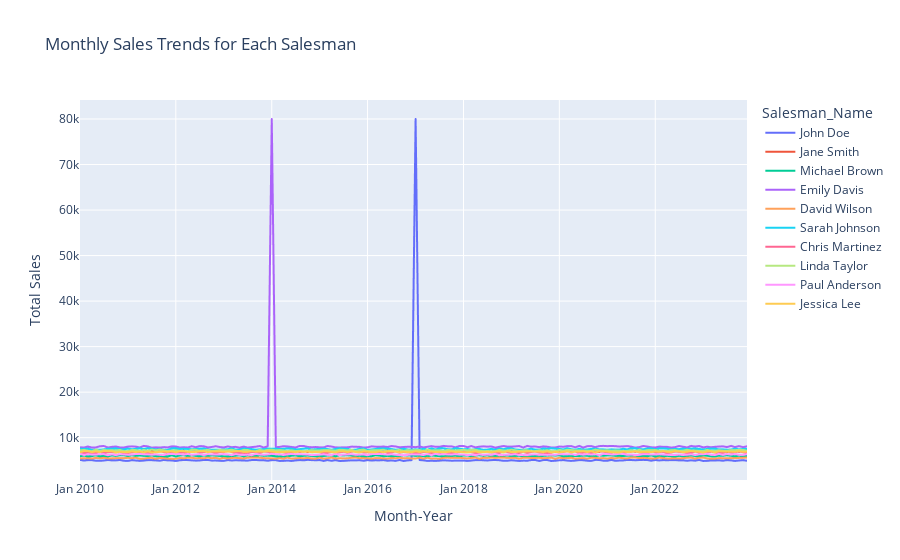

The code cell stored with this chart in its notebook:
### Code cell
# Define the connection string
conn_str = ("Driver={SQL Server Native Client 11.0};"
            "Server=LAPTOP-SFURJH94\SQLSERVER2019;"
            "Database=PortfolioProject;"
            "Trusted_Connection=yes;")

# Establish connection
cnxn = pyodbc.connect(conn_str)



# SQL query to fetch sales data
query = """
SELECT Salesman_Name, Month_Year, Total_Sales
FROM SalesData
"""

# Fetch the data into a DataFrame
sales_data = pd.read_sql(query, cnxn)

# Close the database connection
cnxn.close()



# plotting graph

# Create an interactive line plot
fig = px.line(
    sales_data,
    x='Month_Year',
    y='Total_Sales',
    color='Salesman_Name',
    title='Monthly Sales Trends for Each Salesman',
    labels={'Total_Sales': 'Total Sales', 'Month_Year': 'Month-Year'},
    hover_data={'Salesman_Name': True, 'Total_Sales': True, 'Month_Year': '|%B %Y'}  # Hover over details
)

# Customize the layout for better readability
fig.update_layout(
    xaxis_title='Month-Year',
    yaxis_title='Total Sales',
    xaxis=dict(tickformat="%b %Y"),
    hovermode="x unified",
)

# Show the plot
fig.show()


# Function to calculate Z-scores and identify outliers
def find_outliers(data, threshold=3):
    # Group data by Salesman and calculate Z-scores for each group
    data['Z_score'] = data.groupby('Salesman_Name')['Total_Sales'].transform(lambda x: zscore(x, ddof=0))
    

    
    # Identify outliers (absolute Z-score greater than threshold)
    data['Outlier'] = data['Z_score'].abs() > threshold
    
    return data

# Find outliers in the sales data
outliers_data = find_outliers(sales_data)

# Print outliers
print(outliers_data[outliers_data['Outlier']])

### Figure 1 — Plotly figure (JSON) as saved in the notebook; plotly's stock layout.template omitted (floating-point values rounded to 4 significant figures; data arrays with more than 128 entries replaced by an {"elided": "..."} marker saying what was removed)
{"data": [{"customdata": {"elided": "168x3 mixed values"}, "hovertemplate": "Salesman_Name=%{customdata[0]}<br>Month-Year=%{customdata[2]|%B %Y}<br>Total Sales=%{customdata[1]}<extra></extra>", "legendgroup": "John Doe", "line": {"color": "#636efa", "dash": "solid"}, "mode": "lines", "name": "John Doe", "showlegend": true, "type": "scattergl", "x": {"elided": "168 str values"}, "xaxis": "x", "y": {"elided": "168 float values"}, "yaxis": "y"}, {"customdata": {"elided": "168x3 mixed values"}, "hovertemplate": "Salesman_Name=%{customdata[0]}<br>Month-Year=%{customdata[2]|%B %Y}<br>Total Sales=%{customdata[1]}<extra></extra>", "legendgroup": "Jane Smith", "line": {"color": "#EF553B", "dash": "solid"}, "mode": "lines", "name": "Jane Smith", "showlegend": true, "type": "scattergl", "x": {"elided": "168 str values"}, "xaxis": "x", "y": {"elided": "168 float values"}, "yaxis": "y"}, {"customdata": {"elided": "168x3 mixed values"}, "hovertemplate": "Salesman_Name=%{customdata[0]}<br>Month-Year=%{customdata[2]|%B %Y}<br>Total Sales=%{customdata[1]}<extra></extra>", "legendgroup": "Michael Brown", "line": {"color": "#00cc96", "dash": "solid"}, "mode": "lines", "name": "Michael Brown", "showlegend": true, "type": "scattergl", "x": {"elided": "168 str values"}, "xaxis": "x", "y": {"elided": "168 float values"}, "yaxis": "y"}, {"customdata": {"elided": "168x3 mixed values"}, "hovertemplate": "Salesman_Name=%{customdata[0]}<br>Month-Year=%{customdata[2]|%B %Y}<br>Total Sales=%{customdata[1]}<extra></extra>", "legendgroup": "Emily Davis", "line": {"color": "#ab63fa", "dash": "solid"}, "mode": "lines", "name": "Emily Davis", "showlegend": true, "type": "scattergl", "x": {"elided": "168 str values"}, "xaxis": "x", "y": {"elided": "168 float values"}, "yaxis": "y"}, {"customdata": {"elided": "168x3 mixed values"}, "hovertemplate": "Salesman_Name=%{customdata[0]}<br>Month-Year=%{customdata[2]|%B %Y}<br>Total Sales=%{customdata[1]}<extra></extra>", "legendgroup": "David Wilson", "line": {"color": "#FFA15A", "dash": "solid"}, "mode": "lines", "name": "David Wilson", "showlegend": true, "type": "scattergl", "x": {"elided": "168 str values"}, "xaxis": "x", "y": {"elided": "168 float values"}, "yaxis": "y"}, {"customdata": {"elided": "168x3 mixed values"}, "hovertemplate": "Salesman_Name=%{customdata[0]}<br>Month-Year=%{customdata[2]|%B %Y}<br>Total Sales=%{customdata[1]}<extra></extra>", "legendgroup": "Sarah Johnson", "line": {"color": "#19d3f3", "dash": "solid"}, "mode": "lines", "name": "Sarah Johnson", "showlegend": true, "type": "scattergl", "x": {"elided": "168 str values"}, "xaxis": "x", "y": {"elided": "168 float values"}, "yaxis": "y"}, {"customdata": {"elided": "168x3 mixed values"}, "hovertemplate": "Salesman_Name=%{customdata[0]}<br>Month-Year=%{customdata[2]|%B %Y}<br>Total Sales=%{customdata[1]}<extra></extra>", "legendgroup": "Chris Martinez", "line": {"color": "#FF6692", "dash": "solid"}, "mode": "lines", "name": "Chris Martinez", "showlegend": true, "type": "scattergl", "x": {"elided": "168 str values"}, "xaxis": "x", "y": {"elided": "168 float values"}, "yaxis": "y"}, {"customdata": {"elided": "168x3 mixed values"}, "hovertemplate": "Salesman_Name=%{customdata[0]}<br>Month-Year=%{customdata[2]|%B %Y}<br>Total Sales=%{customdata[1]}<extra></extra>", "legendgroup": "Linda Taylor", "line": {"color": "#B6E880", "dash": "solid"}, "mode": "lines", "name": "Linda Taylor", "showlegend": true, "type": "scattergl", "x": {"elided": "168 str values"}, "xaxis": "x", "y": {"elided": "168 float values"}, "yaxis": "y"}, {"customdata": {"elided": "168x3 mixed values"}, "hovertemplate": "Salesman_Name=%{customdata[0]}<br>Month-Year=%{customdata[2]|%B %Y}<br>Total Sales=%{customdata[1]}<extra></extra>", "legendgroup": "Paul Anderson", "line": {"color": "#FF97FF", "dash": "solid"}, "mode": "lines", "name": "Paul Anderson", "showlegend": true, "type": "scattergl", "x": {"elided": "168 str values"}, "xaxis": "x", "y": {"elided": "168 float values"}, "yaxis": "y"}, {"customdata": {"elided": "168x3 mixed values"}, "hovertemplate": "Salesman_Name=%{customdata[0]}<br>Month-Year=%{customdata[2]|%B %Y}<br>Total Sales=%{customdata[1]}<extra></extra>", "legendgroup": "Jessica Lee", "line": {"color": "#FECB52", "dash": "solid"}, "mode": "lines", "name": "Jessica Lee", "showlegend": true, "type": "scattergl", "x": {"elided": "168 str values"}, "xaxis": "x", "y": {"elided": "168 float values"}, "yaxis": "y"}], "layout": {"hovermode": "x unified", "legend": {"title": {"text": "Salesman_Name"}, "tracegroupgap": 0}, "title": {"text": "Monthly Sales Trends for Each Salesman"}, "xaxis": {"anchor": "y", "domain": [0, 1], "tickformat": "%b %Y", "title": {"text": "Month-Year"}}, "yaxis": {"anchor": "x", "domain": [0, 1], "title": {"text": "Total Sales"}}}}
